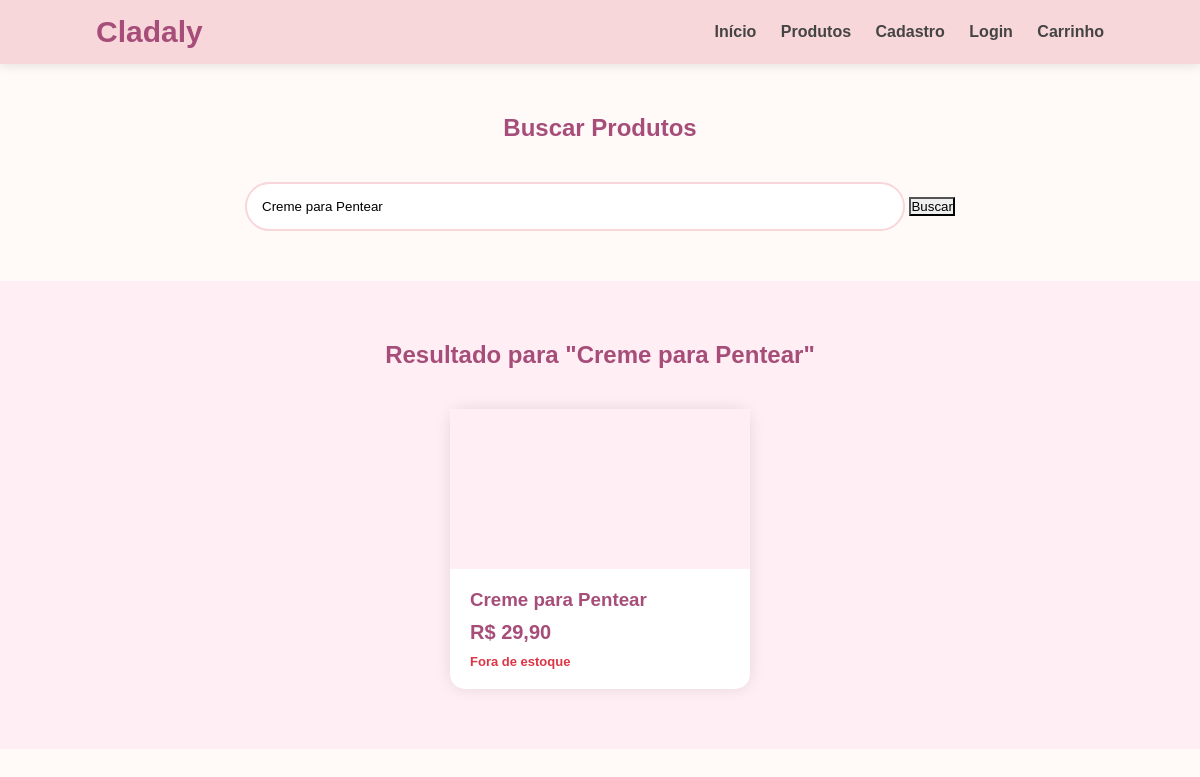
The app's page /busca.php?produto=Creme para Pentear with its own data.
### tables this page shows
CREATE TABLE IF NOT EXISTS estoque (
    id          INT AUTO_INCREMENT PRIMARY KEY,
    produto_id  INT NOT NULL UNIQUE,
    quantidade  INT NOT NULL DEFAULT 0,
    minimo      INT NOT NULL DEFAULT 5,   
    atualizado  TIMESTAMP DEFAULT CURRENT_TIMESTAMP ON UPDATE CURRENT_TIMESTAMP,
    CONSTRAINT fk_est_prod FOREIGN KEY (produto_id) REFERENCES produtos(id) ON DELETE CASCADE
) DEFAULT CHARSET=utf8mb4;

CREATE TABLE IF NOT EXISTS produtos (
    id            INT AUTO_INCREMENT PRIMARY KEY,
    nome          VARCHAR(100) NOT NULL,
    descricao     VARCHAR(255) NOT NULL,
    categoria_id  INT NOT NULL,
    fornecedor_id INT,
    preco         DECIMAL(10,2) NOT NULL,
    CONSTRAINT fk_cat  FOREIGN KEY (categoria_id)  REFERENCES categorias(id)   ON DELETE RESTRICT,
    CONSTRAINT fk_forn FOREIGN KEY (fornecedor_id) REFERENCES fornecedores(id) ON DELETE SET NULL
) DEFAULT CHARSET=utf8mb4;

### funcoes.php (called while the page is built, shortened)
<?php
function formatar_preco($valor) {
    return number_format($valor, 2, ",", ".");
}
function produtos_buscar($conexao, $termo) {
    $termo = mysqli_real_escape_string($conexao, $termo);
    return mysqli_query($conexao, "SELECT p.id, p.nome, p.preco, e.quantidade AS estoque
        FROM produtos p
        LEFT JOIN estoque e ON e.produto_id = p.id
        WHERE p.nome LIKE '%$termo%'
        ORDER BY p.nome");
}

### busca.php (the view, shortened to what this page needs)
<?php
include "header.php";
include "funcoes.php";
$termo = isset($_GET["produto"]) ? $_GET["produto"] : "";
$resultado = produtos_buscar($conexao, $termo);
?>
<section class="busca">
    <h2 class="titulo">Buscar Produtos</h2>
    <form action="busca.php" method="GET">
        <input type="text" name="produto" placeholder="Digite um produto" value="<?php echo $termo; ?>"
        onkeyup="usaAjax('buscaAjax.php?produto=' + this.value, 'resultbusca')">
        <button type="submit"> Buscar </button>
    </form>
</section>
<section class="secao">
    <h2 class="titulo">Resultado para "<?php echo $termo; ?>"</h2>
    <?php if (mysqli_num_rows($resultado) == 0) { ?>
    <div class="vazio">
        <p>Nenhum produto encontrado.</p>
        <a href="produtos.php" class="botao">Ver todos os produtos</a>
    </div>
<?php } else { ?>
<div class="cards">
    <?php while ($p = mysqli_fetch_assoc($resultado)) { ?>
<div class="card">
<div class="imgcard"></div>
<div class="maincard">
    <h3><?php echo $p["nome"]; ?></h3>
<div class="precocard">R$ <?php echo formatar_preco($p["preco"]); ?></div>
<?php if ($p["estoque"] > 0) { ?>
    <p><strong>Estoque:</strong> <?php echo $p["estoque"]; ?></p>
<?php } else { ?>
    <p class="estoquezero">
        Fora de estoque
    </p>
<?php } ?>
</div>
</div>
<?php } ?>
</div>
<?php } ?>
</section>

### style.css (style rules this page uses)
* { margin: 0; padding: 0; box-sizing: border-box; font-family: Arial, Helvetica, sans-serif; transition: none !important; animation: none !important; -webkit-tap-highlight-color: transparent; }
button, .botao, .card, a { -webkit-appearance: none; appearance: none; -webkit-tap-highlight-color: transparent; outline: none; }
body { background: #fffaf8; }
.busca { text-align: center; padding: 50px; }
.busca input { width: 60%; padding: 15px; border: 2px solid #f8d7da; border-radius: 30px; }
.secao { padding: 60px 8%; background: #ffeef3; }
.titulo { text-align: center; color: #a64d79; margin-bottom: 40px; }
.cards { display: flex; justify-content: center; gap: 30px; flex-wrap: wrap; }
.card { width: 300px; background: white; border-radius: 15px; box-shadow: 0 0 15px rgba(0,0,0,0.1); }
.imgcard { height: 160px; display: flex; align-items: center; justify-content: center; background: #ffeef3; font-size: 50px; color: #a64d79; }
.maincard { padding: 20px; }
.maincard h3 { color: #a64d79; margin-bottom: 10px; }
.precocard { font-size: 20px; font-weight: bold; color: #a64d79; margin: 10px 0; }
.estoquezero { color: #dc3545; font-size: 13px; }
.estoquezero { color:#dc3545; font-weight:bold; }

### records on screen
estoque: produto.nome "Creme para Pentear", produto.preco "29,90", quantidade "Fora de estoque"

### other values on screen
$termo "Creme para Pentear"
